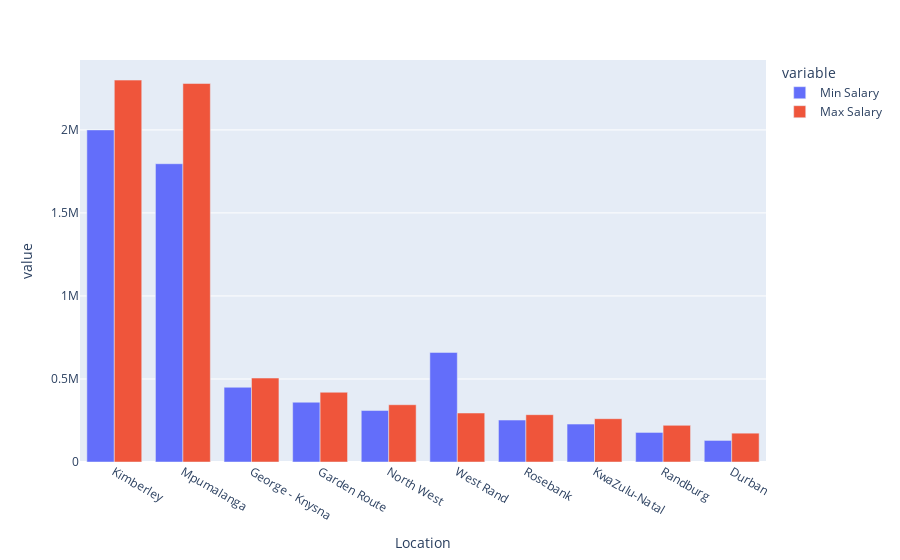

Notebook code for this chart:
### Code cell
fig4.show()

### Figure 1 — Plotly figure (JSON) as saved in the notebook; plotly's stock layout.template omitted (floating-point values rounded to 4 significant figures)
{"data": [{"alignmentgroup": "True", "hovertemplate": "variable=Min Salary<br>Location=%{x}<br>value=%{y}<extra></extra>", "legendgroup": "Min Salary", "marker": {"color": "#636efa", "pattern": {"shape": ""}}, "name": "Min Salary", "offsetgroup": "Min Salary", "orientation": "v", "showlegend": true, "textposition": "auto", "type": "bar", "x": ["Kimberley", "Mpumalanga", "George - Knysna", "Garden Route", "North West", "West Rand", "Rosebank", "KwaZulu-Natal", "Randburg", "Durban"], "xaxis": "x", "y": [2000000, 1796394, 450000, 360000, 310000, 660000, 252500, 228300.0, 178000, 129900.0], "yaxis": "y"}, {"alignmentgroup": "True", "hovertemplate": "variable=Max Salary<br>Location=%{x}<br>value=%{y}<extra></extra>", "legendgroup": "Max Salary", "marker": {"color": "#EF553B", "pattern": {"shape": ""}}, "name": "Max Salary", "offsetgroup": "Max Salary", "orientation": "v", "showlegend": true, "textposition": "auto", "type": "bar", "x": ["Kimberley", "Mpumalanga", "George - Knysna", "Garden Route", "North West", "West Rand", "Rosebank", "KwaZulu-Natal", "Randburg", "Durban"], "xaxis": "x", "y": [2300000, 2279426, 505600.0, 420000, 345000, 295000, 285000, 260800.0, 220700.0, 173600.0], "yaxis": "y"}], "layout": {"autosize": true, "barmode": "group", "legend": {"title": {"text": "variable"}, "tracegroupgap": 0}, "margin": {"t": 60}, "xaxis": {"anchor": "y", "autorange": true, "domain": [0, 1], "range": [-0.5, 9.5], "title": {"text": "Location"}, "type": "category"}, "yaxis": {"anchor": "x", "autorange": true, "domain": [0, 1], "range": [0, 2421000.0], "title": {"text": "value"}, "type": "linear"}}}
